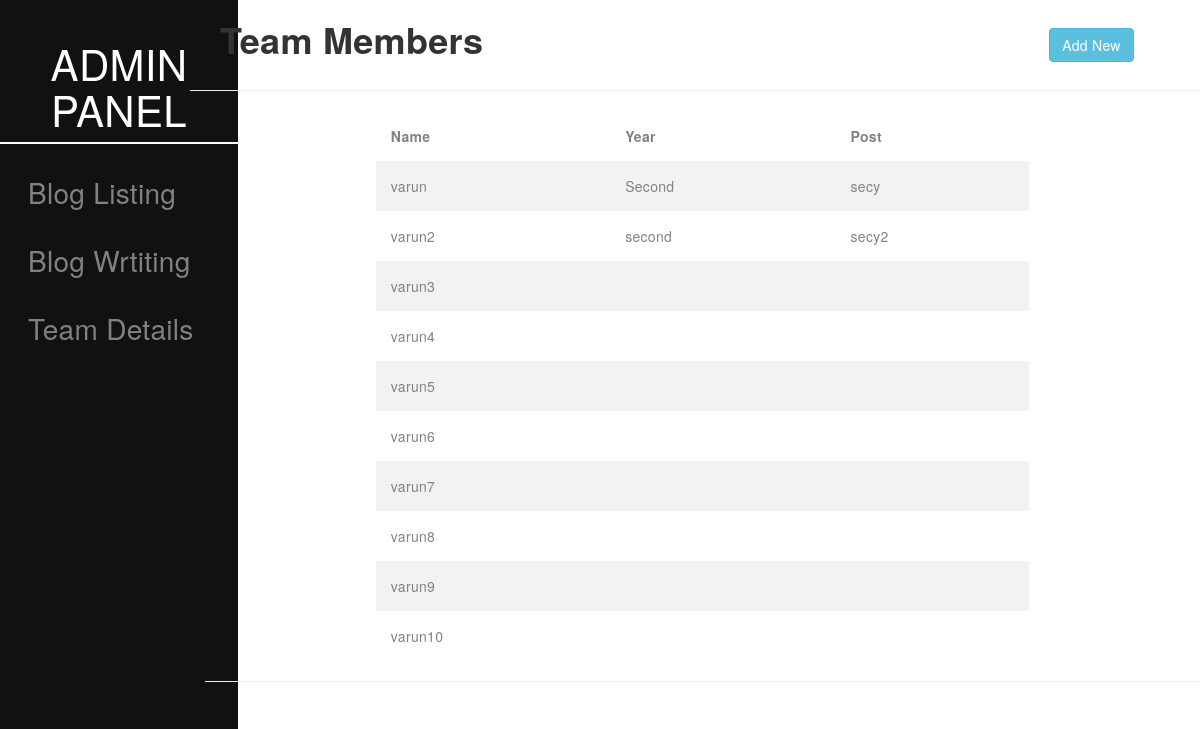
Before: /admin/team_details.php with the older database file.
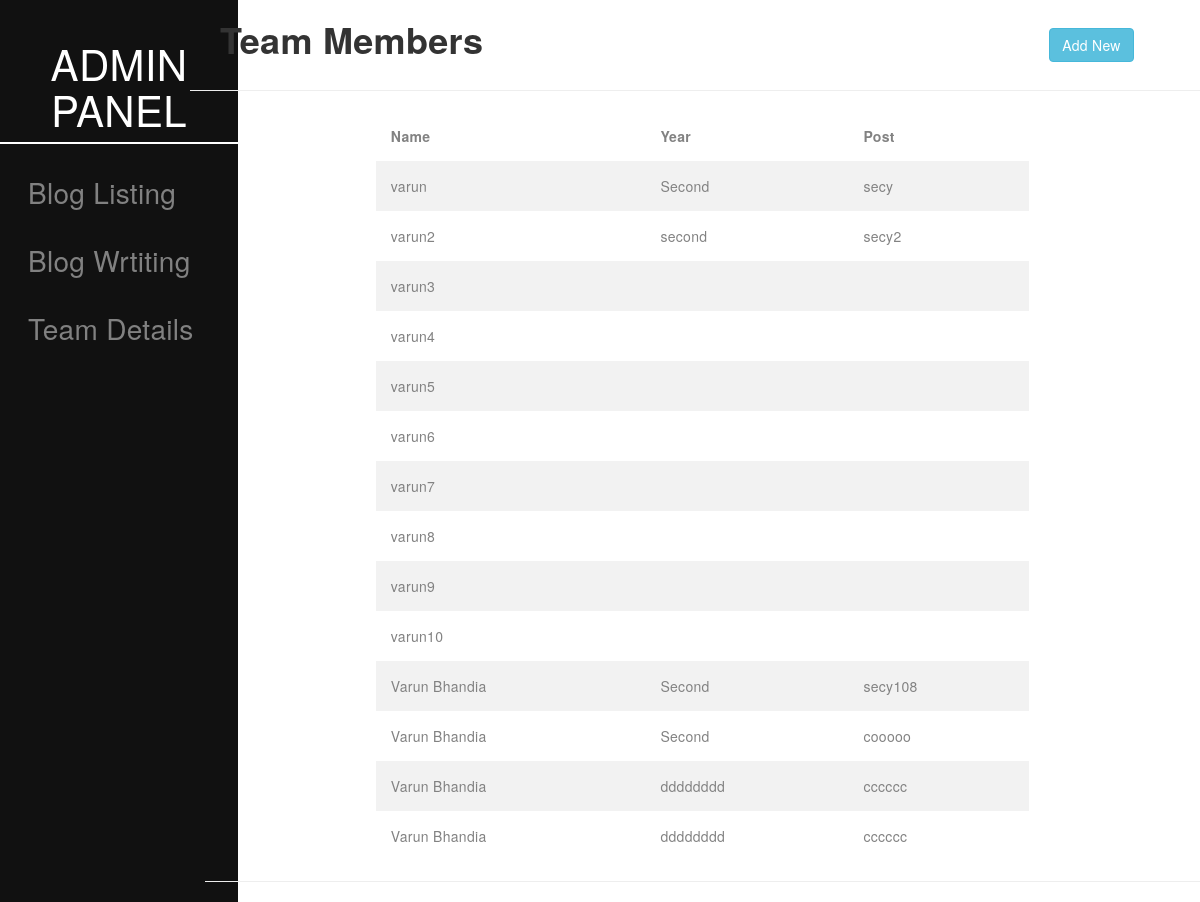
After: the same page with the newer database file.
### tables this page shows
CREATE TABLE `team` (
  `id` int(11) NOT NULL,
  `name` varchar(255) NOT NULL,
  `img` varchar(255) NOT NULL,
  `link` varchar(255) NOT NULL,
  `post` varchar(255) NOT NULL,
  `year` varchar(255) NOT NULL
);

### admin/team_details.php (the view, shortened to what this page needs)
<?php
include("serverblog.php");
?>
<head>
    <link href="css/cs.css" rel="stylesheet" type="text/css">
    <link href="css/responsive.css" rel="stylesheet" type="text/css">
    <link href="css/newcs.css" rel="stylesheet" type="text/css">
    <link rel="stylesheet" href="https://maxcdn.bootstrapcdn.com/bootstrap/3.3.7/css/bootstrap.min.css">
    <link rel="stylesheet" type="text/css" href="team_details.css">
    <link href="https://cdnjs.cloudflare.com/ajax/libs/select2/4.0.6-rc.0/css/select2.min.css" rel="stylesheet" />
    <link href="../admin/sidebar.css" rel="stylesheet" type="text/css">
</head>
        <div class="row">
    <div class="col-md-2">
        <div class="sidenav">
    <center>
    <h1 class="sidebar_header"> ADMIN PANEL
    </h1></center><div class="white"></div>
  <a href="../admin/index.php">Blog Listing</a>
  <a href="../admin/blog-writing.php">Blog Wrtiting</a>
  <a href="../admin/team_details.php">Team Details</a>
</div>
</div>
    <div class="col-md-10">
        <div class="main">
<div class="tab-content">
    <div class="row">
		<div class="col-sm-12 col-xs-12">
			<div class="col-sm-12 col-xs-12">
<?php
                $sqltest = "SELECT * FROM `team`";
                $resulttest = mysqli_query($conn, $sqltest );
                ?>
                <div class="row">
                    <div class="col-md-10">
                        <h1><strong>Team Members</strong></h1>
                    </div>
                    <div class="col-md-1" style="padding-top: 2em;">
                        <button id="myBtn" class="btn btn-info">Add New</button>
                    </div>
                </div>
                </div></div></div>
    <div class="row">
        <hr>
        <div class="col-md-2"></div>
        <div class="col-md-8">
            <div class="row contentTable " >
                <div class="table-responsive col-sm-12">
                    <table class="teamsList" >
                        <thead  style="font-weight: 700">
                            <tr style="color: #333333; background-color: white; cursor:pointer">
                                <td>Name</td>
                                <td>Year</td>
                                <td>Post</td>
                            </tr>
                        </thead>
                        <tbody>
                            <?php
                            if ($resulttest)
                            {
                                while($rowtest = mysqli_fetch_assoc($resulttest)){    ?>
                            <tr>
                                <td><?php echo $rowtest['name'] ?></td>
                                <td><?php echo $rowtest['year'] ?></td>
                                <td><?php echo $rowtest['post'] ?></td>
                            </tr>
                            <?php }}  ?>
                        </tbody>
                    </table>
                </div>
            </div>
        </div>
        <div class="col-md-2"></div>
    </div>
    <hr>
</div>
</div>
            </div>
</div>

### css/cs.css (style rules this page uses)
* { padding: 0; letter-spacing: 0.3px; }

### admin/team_details.css (style rules this page uses)
.teamsList { border-collapse: collapse; width: 100%; margin-left: 0px; max-height: 400px; overflow: auto; }
.teamsList td { text-align: left; padding: 15px; font-size: 14px; color: #828282; }
.teamsList tr:nth-child(odd) { background-color: #f2f2f2; }

### admin/sidebar.css (style rules this page uses)
.sidenav { height: 100%; width: 17em; position: fixed; top: 0; left: 0; background-color: #111; overflow-x: hidden; padding-top: 20px; }
.sidenav a { padding-top: 1em; transition: .5s; text-decoration: none; font-size: 2em; color: #818181; display: block; padding-left: 1em; }
.sidebar_header { text-decoration: none; font-size: 3em; color: white; display: block; }
.white { background-color: white; height: .1em; width: 100%; }

Changed rows visible on the page:
added team: name "Varun Bhandia", year "Second", post "secy108"
added team: name "Varun Bhandia", year "Second", post "cooooo"
added team: name "Varun Bhandia", year "dddddddd", post "cccccc"
added team: name "Varun Bhandia", year "dddddddd", post "cccccc"
